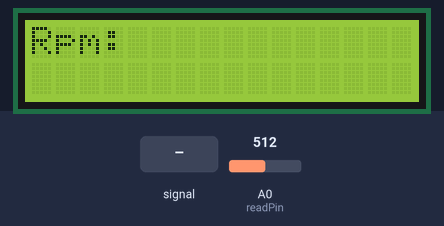
The sketch below on a simulated Arduino Uno, built with avr-gcc and run on an emulated ATmega328P. On the bench: 16×2 character LCD. The test bench sets the inputs (shaded band); at power-on: A0 (readPin) = 512.

Above: at 1.2 s.
1.3 s: A0 (readPin) fed a 200 Hz sine of ±460 counts around its level
At 1.31 s:
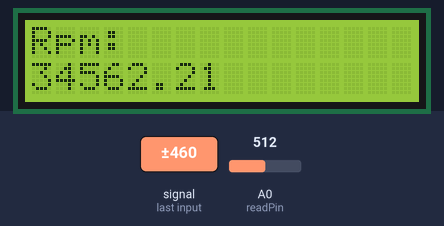
2.8 s: A0 (readPin) set to 490
4.3 s: A0 (readPin) set to 0
At 5.1 s:
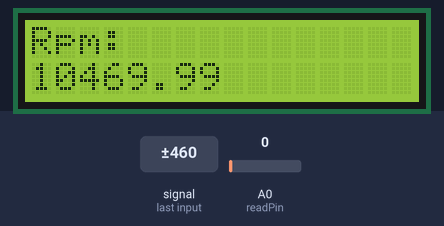
Timing chart, 0 to 7.3 s (numbered marks = the images above; inputs shaded):
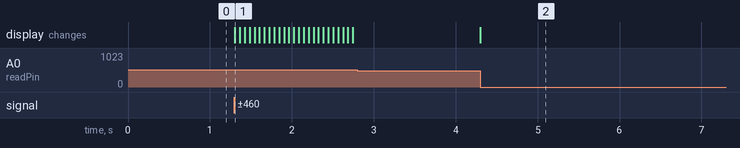

Measured:
- after the input at 1.3 s, the display: changes at once (image 1)
- after the input at 2.8 s, every drawn part: stays the same
- after the input at 4.3 s, the display: changes at once (image 2)

The sketch:

Tachometer.ino
```cpp
#include <LiquidCrystal.h>
LiquidCrystal lcd(12,11,5,4,3,2);
int readPin = A0;
int irSignal;
int sens = 100;
int prevStat = LOW;
int count = 0; //since last second
int revs = 0;
int recTime = 0;
int recDur = 0;
int prevTime = 0;
float rpm;
int now = 0;
int revDur = 0;
const int numToAv = 750;
int readings[numToAv];
int currentIndex;
int total;
float average;


void setup() {
  lcd.begin(16,2);
  lcd.setCursor(0,0);
  lcd.print("Rpm:        ");
  pinMode(readPin,INPUT);
}

void loop() {
  irSignal = analogRead(readPin);
  count++;
  if(irSignal > sens){
    prevStat = LOW;
  }
  if(irSignal < sens && prevStat == LOW){
    now = millis();
    revDur = now - prevTime;

    if(++currentIndex >= numToAv){
      currentIndex = 0;
    }
    total -= readings[currentIndex];
    readings[currentIndex] = revDur;
    total += revDur;
    average = (float) total / numToAv;

    rpm = 60000.00 / average;

    if(count >= 500){
      lcd.setCursor(0,1);
      lcd.print(rpm);
      count = 0;
    }

    /*
    Serial.print("\n\rAverage = "); Serial.print(average);
    Serial.print("\tTotal = "); Serial.print(total);
    Serial.print("\tRpm = "); Serial.print(rpm);
    */

    prevStat = HIGH;
    prevTime = now;

  }

/*
 * //rolling average
 * const int numToAv = 1000;
 * int readings[numToAv];
 * int currentIndex;
 * int total;
 * float average;
 *
 * currentIndex = currentIndex % numToAv;
 * total -= readings[currentIndex];
 * readings[currentIndex] = revDur
 * total += readings[currentIndex];
 * average = total / numToAv;
 * currentIndex++;
 *
 *
 *
 */

  /*
  now = millis();
  if(now - prevTime >= 1000){
    rpm = revs * 60;
    revs = 0;
    prevTime = now;
    Serial.print("\n\rRpm: "); Serial.print(rpm);
  }

  if(count++ >= 999){
    count = 0;
    recTime = millis();
    recDur = recTime - prevTime;
    prevTime = recTime;
    rpm = 60000 * revs / recDur;
    Serial.print("\n\rRpm: "); Serial.print(rpm);
    revs = 0;
  }
  */
}
```
